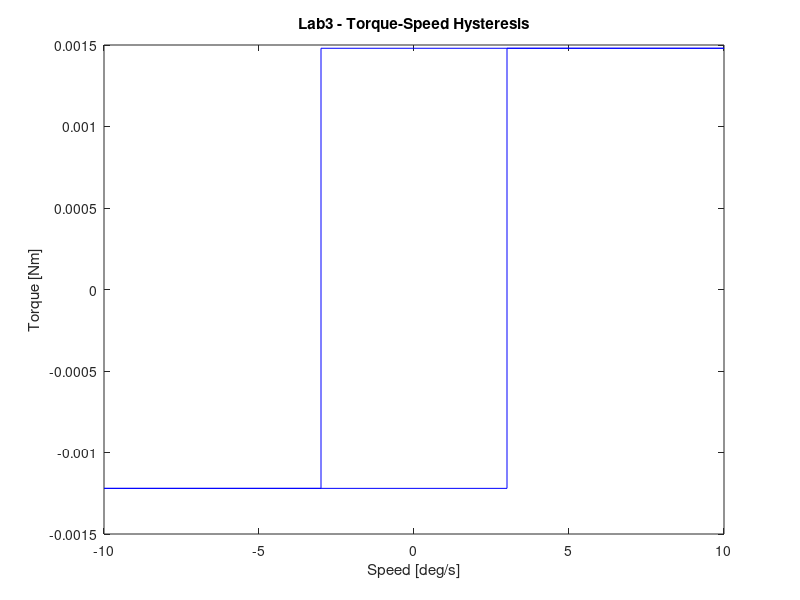

MATLAB code to generate this figure:
%% Haptic Human Robot Interface
close all; clear all; clc;

addpath('logs');

%% Lab3 K-B PLOTS

speed = [-10,-3,-3,3,3,10];
torque = [-0.00122,-0.00122,0.00148,0.00148,0.00148,0.00148];
torque2 = [-0.00122,-0.00122,-0.00122,-0.00122,0.00148,0.00148];

figure;
plot(speed, torque, 'b-', speed, torque2, 'b-');
title('Lab3 - Torque-Speed Hysteresis');
xlabel('Speed [deg/s]');
ylabel('Torque [Nm]');


